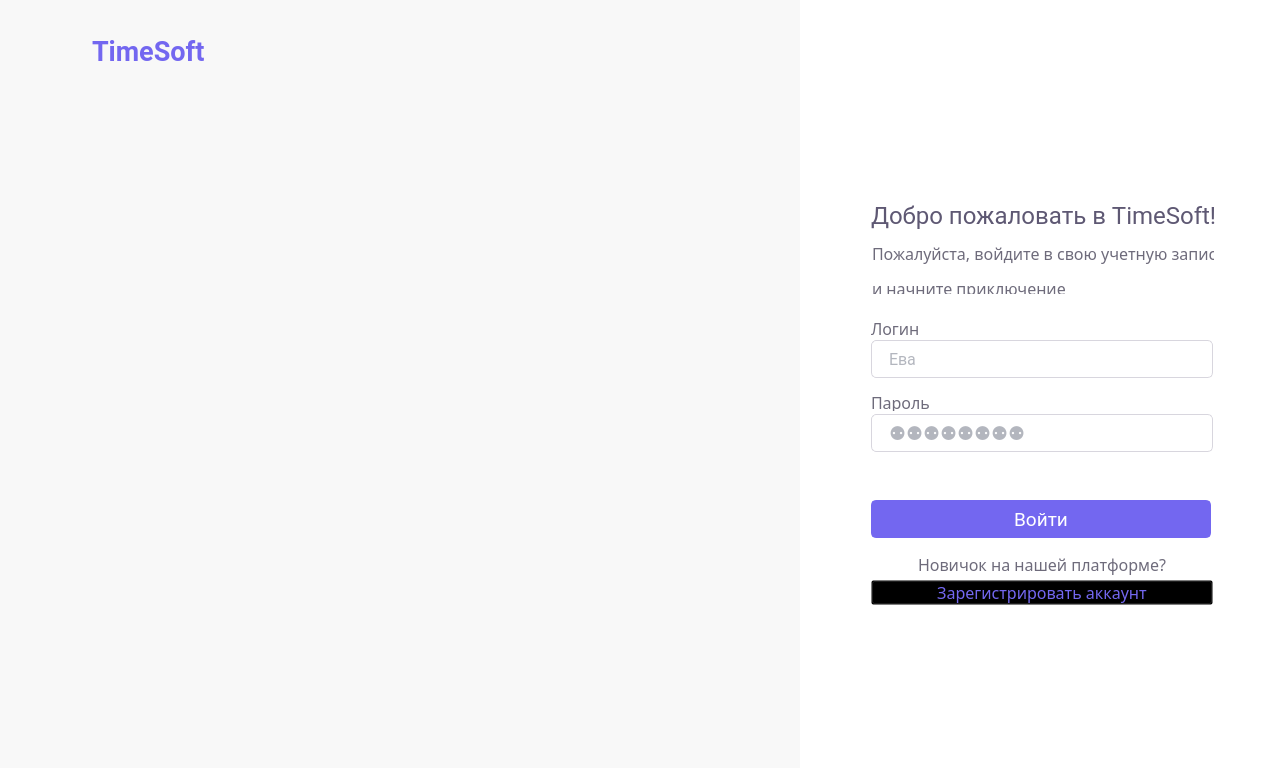
<?xml version="1.0" encoding="UTF-8"?>
<ui version="4.0">
 <class>login_w_dialog</class>
 <widget class="QDialog" name="login_w_dialog">
  <property name="geometry">
   <rect>
    <x>0</x>
    <y>0</y>
    <width>1280</width>
    <height>768</height>
   </rect>
  </property>
  <property name="windowTitle">
   <string>TimeSoft login</string>
  </property>
  <property name="styleSheet">
   <string notr="true">background-color: #F8F8F8;</string>
  </property>
  <widget class="QLabel" name="login_w_imglbl_img">
   <property name="geometry">
    <rect>
     <x>70</x>
     <y>170</y>
     <width>620</width>
     <height>453</height>
    </rect>
   </property>
   <property name="text">
    <string/>
   </property>
   <property name="pixmap">
    <pixmap>img/login-white 1.svg</pixmap>
   </property>
   <property name="scaledContents">
    <bool>true</bool>
   </property>
  </widget>
  <widget class="QWidget" name="login_w_widget" native="true">
   <property name="geometry">
    <rect>
     <x>800</x>
     <y>0</y>
     <width>484</width>
     <height>1080</height>
    </rect>
   </property>
   <property name="font">
    <font>
     <family>MS Serif</family>
    </font>
   </property>
   <property name="styleSheet">
    <string notr="true">background-color: #FFFFFF;</string>
   </property>
   <widget class="QPushButton" name="login_w_btn_login">
    <property name="geometry">
     <rect>
      <x>71</x>
      <y>500</y>
      <width>340</width>
      <height>38</height>
     </rect>
    </property>
    <property name="font">
     <font>
      <family>Roboto</family>
      <pointsize>14</pointsize>
      <weight>50</weight>
      <italic>false</italic>
      <bold>false</bold>
     </font>
    </property>
    <property name="styleSheet">
     <string notr="true">QPushButton {
background-color: #7367F0;
border-radius: 5px;
border: 2px solid #7367F0;
color: rgb(255, 255, 255);
}
QPushButton:hover {
  background-color: #FFFFFF;
  color: #5E5873; 
  border: 2px solid rgb(95, 85, 200);
}</string>
    </property>
    <property name="text">
     <string>Войти</string>
    </property>
    <property name="checkable">
     <bool>false</bool>
    </property>
    <property name="checked">
     <bool>false</bool>
    </property>
   </widget>
   <widget class="QLabel" name="login_w_text_title">
    <property name="geometry">
     <rect>
      <x>71</x>
      <y>200</y>
      <width>350</width>
      <height>30</height>
     </rect>
    </property>
    <property name="font">
     <font>
      <family>Roboto</family>
      <pointsize>18</pointsize>
      <weight>50</weight>
      <italic>false</italic>
      <bold>false</bold>
     </font>
    </property>
    <property name="styleSheet">
     <string notr="true">color: #5E5873; </string>
    </property>
    <property name="text">
     <string>Добро пожаловать в TimeSoft!</string>
    </property>
   </widget>
   <widget class="QLabel" name="login_w_text_account">
    <property name="geometry">
     <rect>
      <x>71</x>
      <y>552</y>
      <width>342</width>
      <height>25</height>
     </rect>
    </property>
    <property name="font">
     <font>
      <family>Roboto-Light</family>
      <pointsize>12</pointsize>
     </font>
    </property>
    <property name="focusPolicy">
     <enum>Qt::StrongFocus</enum>
    </property>
    <property name="styleSheet">
     <string notr="true">color: #6E6B7B;</string>
    </property>
    <property name="text">
     <string>Новичок на нашей платформе?</string>
    </property>
    <property name="alignment">
     <set>Qt::AlignCenter</set>
    </property>
   </widget>
   <widget class="QLabel" name="login_w_text_paragrah_log">
    <property name="geometry">
     <rect>
      <x>72</x>
      <y>242</y>
      <width>342</width>
      <height>52</height>
     </rect>
    </property>
    <property name="font">
     <font>
      <family>Roboto-Light</family>
      <pointsize>12</pointsize>
     </font>
    </property>
    <property name="styleSheet">
     <string notr="true">color: #6E6B7B; 
</string>
    </property>
    <property name="text">
     <string>&lt;html&gt;&lt;head/&gt;&lt;body&gt;&lt;p&gt;Пожалуйста, войдите в свою учетную запись &lt;/p&gt;&lt;p&gt;и начните приключение&lt;/p&gt;&lt;/body&gt;&lt;/html&gt;</string>
    </property>
    <property name="textFormat">
     <enum>Qt::AutoText</enum>
    </property>
   </widget>
   <widget class="QLabel" name="login_w_text_password">
    <property name="geometry">
     <rect>
      <x>71</x>
      <y>393</y>
      <width>342</width>
      <height>18</height>
     </rect>
    </property>
    <property name="font">
     <font>
      <family>Roboto-Light</family>
      <pointsize>12</pointsize>
     </font>
    </property>
    <property name="styleSheet">
     <string notr="true">color: #6E6B7B;</string>
    </property>
    <property name="text">
     <string>Пароль</string>
    </property>
   </widget>
   <widget class="QLabel" name="login_w_text_email">
    <property name="geometry">
     <rect>
      <x>71</x>
      <y>319</y>
      <width>342</width>
      <height>18</height>
     </rect>
    </property>
    <property name="font">
     <font>
      <family>Roboto-Light</family>
      <pointsize>12</pointsize>
     </font>
    </property>
    <property name="styleSheet">
     <string notr="true">color: #6E6B7B;</string>
    </property>
    <property name="text">
     <string>Логин</string>
    </property>
   </widget>
   <widget class="QPushButton" name="login_w_btn_create_account">
    <property name="geometry">
     <rect>
      <x>71</x>
      <y>580</y>
      <width>342</width>
      <height>25</height>
     </rect>
    </property>
    <property name="font">
     <font>
      <family>Roboto-Light</family>
      <pointsize>12</pointsize>
     </font>
    </property>
    <property name="styleSheet">
     <string notr="true">QPushButton {
    color: #7367F0;
    background-color: rgba(0,0,0,0);
}

QPushButton:hover {
	color: #6E6B7B;
}</string>
    </property>
    <property name="text">
     <string>Зарегистрировать аккаунт</string>
    </property>
   </widget>
   <widget class="QLineEdit" name="login_w_lineedit_password">
    <property name="geometry">
     <rect>
      <x>71</x>
      <y>414</y>
      <width>342</width>
      <height>38</height>
     </rect>
    </property>
    <property name="font">
     <font>
      <family>Roboto</family>
      <pointsize>14</pointsize>
     </font>
    </property>
    <property name="styleSheet">
     <string notr="true">QLineEdit { 
background: #FFFFFF;
color: rgb(103, 109, 125);
border: 1px solid #D8D6DE;
border-radius: 5px;
padding-left: 15px;
}

QLineEdit:hover {
border: 1px solid rgb(95, 85, 200);
}</string>
    </property>
    <property name="echoMode">
     <enum>QLineEdit::Password</enum>
    </property>
    <property name="placeholderText">
     <string>⚉⚉⚉⚉⚉⚉⚉⚉</string>
    </property>
   </widget>
   <widget class="QLineEdit" name="login_w_lineedit_email">
    <property name="geometry">
     <rect>
      <x>71</x>
      <y>340</y>
      <width>342</width>
      <height>38</height>
     </rect>
    </property>
    <property name="font">
     <font>
      <family>Roboto</family>
      <pointsize>12</pointsize>
     </font>
    </property>
    <property name="layoutDirection">
     <enum>Qt::LeftToRight</enum>
    </property>
    <property name="styleSheet">
     <string notr="true">QLineEdit { 
background: #FFFFFF;
color: rgb(103, 109, 125);
border: 1px solid #D8D6DE;
border-radius: 5px;
padding-left: 15px;
}

QLineEdit:hover {
border: 1px solid rgb(95, 85, 200);
}</string>
    </property>
    <property name="alignment">
     <set>Qt::AlignLeading|Qt::AlignLeft|Qt::AlignVCenter</set>
    </property>
    <property name="placeholderText">
     <string>Ева</string>
    </property>
   </widget>
  </widget>
  <widget class="QLabel" name="login_w_text_logo">
   <property name="geometry">
    <rect>
     <x>92</x>
     <y>37</y>
     <width>120</width>
     <height>29</height>
    </rect>
   </property>
   <property name="font">
    <font>
     <family>Roboto</family>
     <pointsize>20</pointsize>
     <weight>75</weight>
     <bold>true</bold>
    </font>
   </property>
   <property name="styleSheet">
    <string notr="true">color: #7367F0;</string>
   </property>
   <property name="text">
    <string>TimeSoft</string>
   </property>
  </widget>
  <widget class="QLabel" name="login_w_imglbl_logo">
   <property name="geometry">
    <rect>
     <x>44</x>
     <y>39</y>
     <width>36</width>
     <height>25</height>
    </rect>
   </property>
   <property name="text">
    <string/>
   </property>
   <property name="pixmap">
    <pixmap>img/main/Logo.svg</pixmap>
   </property>
   <property name="scaledContents">
    <bool>true</bool>
   </property>
  </widget>
 </widget>
 <resources/>
 <connections/>
</ui>
